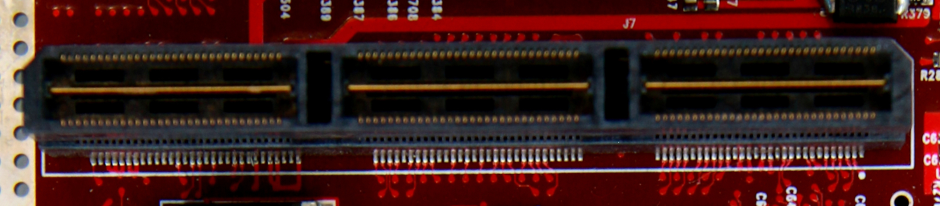
#> input picture components/cpu_io_board/mezzanine-180pos.JPG, 1880 x 412 px (shown at 1/2 size); its folder holds only this picture in this run
$ python -i scan.py   (imports and definitions only)
#> lines starting #> are read from the running program, lines starting #| are printed output that depends on the picture; after the words box and inside, x2 and y2 are one past the last pixel; in counts of white or black regions, pixels touching at a corner belong together
"""
scan.py — PCB Bill of Materials extractor for the r1mx project.

Extracts component reference designators and visible part numbers from
high-resolution PCB photographs. Uses EasyOCR (primary, best accuracy),
Tesseract (fallback, zero-download), or both.

Produces a bom.csv per board and a master bom_master.csv at the repo root.

Usage:
    # Process all boards with EasyOCR (default)
    python -m toolkit.scan.py

    # Single board
    python -m toolkit.scan.py --board cpu_io_board

    # Use Tesseract instead
    python -m toolkit.scan.py --engine tesseract

    # Save preprocessed tiles for debugging
    python -m toolkit.scan.py --board sd_board --debug

    # Minimum confidence for EasyOCR results (0–1, default 0.4)
    python -m toolkit.scan.py --min-confidence 0.5
"""

from __future__ import annotations

import csv
import logging
import re
import sys
from pathlib import Path
from dataclasses import dataclass

import cv2
import numpy as np

from toolkit.paths import COMPONENTS_DIR, REPO_ROOT

# [5 lines not run here, left out]
log = logging.getLogger(__name__)

# ---------------------------------------------------------------------------
# Configuration
# ---------------------------------------------------------------------------

# Image extensions to process (exclude .RW2 raw files)
IMAGE_EXTS = {".jpg", ".jpeg", ".png", ".JPG", ".PNG"}

# Tile configuration — smaller tiles give more effective zoom for tiny silkscreen text
TILE_SIZE_EASYOCR = 512
TILE_SIZE_TESSERACT = 1024
TILE_OVERLAP = 100

# Minimum tile dimension to bother OCR-ing
MIN_TILE_DIM = 128

# ---------------------------------------------------------------------------
# Reference designator patterns
# ---------------------------------------------------------------------------

# Standard EIA reference designator prefixes
_REF_PREFIXES = (
    r"IC|U|R|C|L|D|Q|T|F|Y|X|SW|J|P|CN|TP|CR|TR|BT|RN|VR|FB|BR|MH|MP|"
    r"DS|LED|M|E|SP|A|K|G|H|S|Z|W|V|N|FD|ZD|TVS|MOV|NTC|PTC"
)

# Matches: U7, R273, C12B, IC3, TP14, RN5, etc.
REF_PATTERN = re.compile(
    rf"\b(?:{_REF_PREFIXES})\d{{1,5}}[A-Z]?\b", re.IGNORECASE
)

# Generic part-number-like strings (4+ chars, mix of letters/digits/hyphens)
PARTNUM_PATTERN = re.compile(r"\b[A-Z0-9][A-Z0-9\-]{3,20}\b")

# Tokens that are clearly noise (pure noise, too generic, or hex addresses)
NOISE_PATTERN = re.compile(r"^(EE+|[0-9A-F]{6,}|[EIOU]{3,}|(.)\2{3,})$", re.IGNORECASE)

# Common English words that slip through as "part numbers" — not exhaustive
# but catches the most frequent false positives from OCR on PCB backgrounds.
_COMMON_WORDS = {
    "ACETATE", "ACTER", "ADIT", "AHEM", "AIRED", "ALATE", "AMAS",
    "AREA", "AERO", "ACRE", "AGES", "AIDE", "AIMS", "AIRS", "ALSO",
    "AMID", "AMOK", "AMPS", "ANTI", "ANTS", "ARCH", "ARCS", "ARMS",
    "ARMY", "ARTS", "ATOM", "ATOP", "AUNT", "AXES", "AXIS", "BACK",
    "BADE", "BAIL", "BAKE", "BALD", "BALE", "BALL", "BAND", "BANE",
    "BANK", "BARE", "BARK", "BARN", "BASE", "BASH", "BASK", "BASS",
    "BATH", "BATS", "BEAD", "BEAM", "BEAN", "BEAR", "BEAT", "BEEN",
    "BELT", "BEST", "BIAS", "BITE", "BITS", "BLOB", "BOND", "BONE",
    "BOOK", "BOOT", "BORE", "BORN", "BOTH", "BUFF", "BULK", "BUMP",
    "BURN", "CALL", "CAME", "CAMP", "CAPS", "CARD", "CARE", "CART",
    "CASE", "CAST", "CAVE", "CELL", "CHIP", "CITE", "CLAD", "CLAM",
    "CLAP", "CLIP", "CODE", "COIL", "COLD", "COME", "COMP", "CONE",
    "COPY", "CORD", "CORE", "COST", "COUP", "CREW", "CROP", "CUBE",
    "DATA", "DATE", "DEAD", "DEAL", "DEAN", "DECK", "DEEP", "DEFT",
    "DESK", "DIAL", "DIES", "DIFF", "DIODE", "DISK", "DIST", "DIVE",
    "DONE", "DOSE", "DOTS", "DOVE", "DOWN", "DRAW", "DRIP", "DROP",
    "DRUM", "DUAL", "DUMP", "DUST", "EACH", "EARL", "EARN", "EAST",
    "EASY", "EDGE", "EMIT", "EPIC", "EVEN", "EVER", "EXIT", "EXPO",
    "FACE", "FACT", "FADE", "FAIL", "FAIR", "FALL", "FAME", "FARE",
    "FAST", "FATE", "FEAT", "FEED", "FEEL", "FEET", "FILE", "FILL",
    "FILM", "FIND", "FINE", "FIRE", "FIRM", "FISH", "FIST", "FLAG",
    "FLAT", "FLAW", "FLIP", "FLOW", "FOAM", "FOLD", "FONT", "FOOD",
    "FORK", "FORM", "FUSE", "GAIN", "GAME", "GATE", "GAVE", "GAZE",
    "GEAR", "GLOW", "GLUE", "GOAL", "GOLD", "GOLF", "GONE", "GOOD",
    "GRAB", "GRID", "GRIP", "GROW", "HALF", "HALL", "HALT", "HAND",
    "HANG", "HARD", "HARM", "HASH", "HEAD", "HEAT", "HELD", "HELP",
    "HIGH", "HINT", "HOME", "HOOK", "HOPE", "HOST", "HOUR", "HULL",
    "IDLE", "INCH", "INTO", "IRON", "ISLE", "ITEM", "JOIN", "JUMP",
    "KEEP", "KEYS", "KICK", "KILL", "KIND", "KING", "KNOT", "LACK",
    "LAKE", "LAMP", "LANE", "LAST", "LATE", "LEAD", "LEAK", "LEAN",
    "LEAP", "LEFT", "LESS", "LIFT", "LIKE", "LIME", "LINE", "LINK",
    "LIST", "LIVE", "LOAD", "LOCK", "LONG", "LOOK", "LOOP", "LOSS",
    "LOST", "LOUD", "LOVE", "LUMP", "MADE", "MAIL", "MAIN", "MAKE",
    "MANY", "MARK", "MASK", "MASS", "MAST", "MATE", "MATH", "MAZE",
    "MEAN", "MEET", "MELT", "MEMO", "MESH", "MILD", "MINE", "MINT",
    "MODE", "MOLE", "MORE", "MOST", "MUCH", "MUST", "NAIL", "NAME",
    "NEAR", "NECK", "NEED", "NEXT", "NICE", "NODE", "NONE", "NORM",
    "NOSE", "NOTE", "NULL", "OPEN", "OPTS", "OVER", "PACK", "PAGE",
    "PAID", "PAIR", "PALM", "PART", "PASS", "PAST", "PATH", "PEAK",
    "PICK", "PILE", "PINS", "PIPE", "PLAN", "PLAY", "PLUG", "PLUS",
    "POLE", "POLL", "POOL", "PORT", "POSE", "PULL", "PUMP", "PURE",
    "PUSH", "RACK", "RAIL", "RAMP", "RANG", "RANK", "RATE", "READ",
    "REAL", "REEF", "RELY", "REPO", "REST", "RISE", "RISK", "ROAD",
    "ROLE", "ROLL", "ROOF", "ROOM", "ROPE", "ROSE", "ROUT", "RULE",
    "RUNS", "SAFE", "SAID", "SAIL", "SALE", "SALT", "SAME", "SAND",
    "SAVE", "SCAN", "SEAL", "SEED", "SELF", "SELL", "SEND", "SETS",
    "SHED", "SHIP", "SHOP", "SHOT", "SHOW", "SIDE", "SIGN", "SINK",
    "SIZE", "SKIP", "SLAB", "SLAG", "SLIP", "SLOT", "SLOW", "SNAP",
    "SOIL", "SOLE", "SOME", "SORT", "SPAN", "SPIN", "SPOT", "SPUR",
    "STAR", "STAY", "STEM", "STEP", "STOP", "STUB", "SUIT", "SWAP",
    "TABS", "TAIL", "TAKE", "TALK", "TALL", "TANK", "TAPE", "TASK",
    "TEST", "TEXT", "THAN", "THAT", "THEM", "THEN", "THIN", "THIS",
    "TICK", "TIDE", "TIED", "TILT", "TIME", "TIPS", "TOLD", "TOLL",
    "TONE", "TOOL", "TOPS", "TOUR", "TOWN", "TRIM", "TRUE", "TUBE",
    "TUNE", "TURN", "TYPE", "UNIT", "UNTO", "UPON", "USED", "USER",
    "VARY", "VAST", "VEIN", "VERY", "VIEW", "VOID", "VOLT", "VOTE",
    "WATT", "WAVE", "WEAR", "WERE", "WHEN", "WIDE", "WIND", "WIRE",
    "WISE", "WITH", "WORD", "WORE", "WORK", "WRAP", "YARD", "YEAR",
    "ZERO", "ZONE",
}

# ---------------------------------------------------------------------------
# Data types
# ---------------------------------------------------------------------------


@dataclass(frozen=True)
class BomEntry:
    """Normalized OCR result for either a reference designator or part number."""

    label: str
    ref_type: str
    x_mm: float = -1.0
    y_mm: float = -1.0
    confidence: float = 1.0
    source: str = ""
    board: str = ""
    engine: str = "easyocr"
    raw_text: str = ""
    x_px: int = -1
    y_px: int = -1

    # [53 lines left out: functions reference, source_image, _asdict, ref_type_from_designator, find_board_images, not called in this run]


# ---------------------------------------------------------------------------
# Image preprocessing
# ---------------------------------------------------------------------------


def preprocess(gray: np.ndarray) -> list[np.ndarray]:
    """
    Return a list of binary variants of the grayscale image suited for OCR.
    PCB silkscreen can be light-on-dark or dark-on-light depending on the
    board and camera exposure, so we try both polarities.
    """
    variants = []

    # Apply CLAHE to boost local contrast
    clahe = cv2.createCLAHE(clipLimit=3.0, tileGridSize=(8, 8))
    enhanced = clahe.apply(gray)

    # Otsu threshold — normal polarity
    _, otsu = cv2.threshold(enhanced, 0, 255, cv2.THRESH_BINARY + cv2.THRESH_OTSU)
    variants.append(otsu)

    # Otsu threshold — inverted (catches light silkscreen on dark board)
    _, otsu_inv = cv2.threshold(enhanced, 0, 255, cv2.THRESH_BINARY_INV + cv2.THRESH_OTSU)
    variants.append(otsu_inv)

    # Adaptive Gaussian threshold — handles uneven illumination
    adaptive = cv2.adaptiveThreshold(
        enhanced, 255, cv2.ADAPTIVE_THRESH_GAUSSIAN_C, cv2.THRESH_BINARY, 31, 10
    )
    variants.append(adaptive)

    return variants


# [15 lines left out: function tile_image, not called in this run]


# ---------------------------------------------------------------------------
# OCR engines
# ---------------------------------------------------------------------------

# Shared EasyOCR reader — lazy-initialised once per process
_easyocr_reader = None


# [271 lines left out: functions _get_easyocr_reader, ocr_with_easyocr, ocr_with_tesseract, normalize_ref, filter_tokens, process_image and 1 more, not called in this run]


# ---------------------------------------------------------------------------
# Output
# ---------------------------------------------------------------------------

BOM_FIELDS = ["board", "reference", "ref_type", "source_image", "engine",
              "raw_text", "x_px", "y_px"]


# [200 lines left out: functions write_board_bom, write_master_bom, rebuild_master_bom, process_warped_image, not called in this run]

>>> import cv2
>>> picture = cv2.imread('../../components/cpu_io_board/mezzanine-180pos.JPG', cv2.IMREAD_GRAYSCALE)
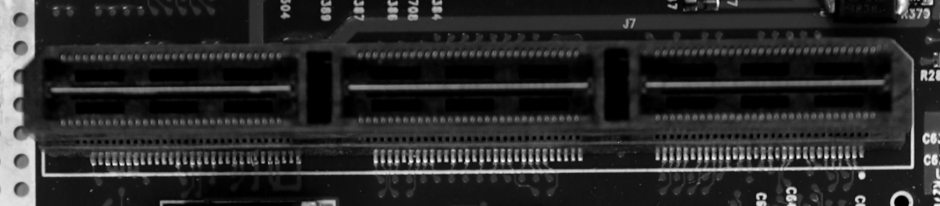
#> picture: shape (412, 1880) (shown at 1/2 size); min 0, max 255, mean 41.8
>>> result = preprocess(picture)
#> in preprocess, `enhanced = clahe.apply(gray)`:
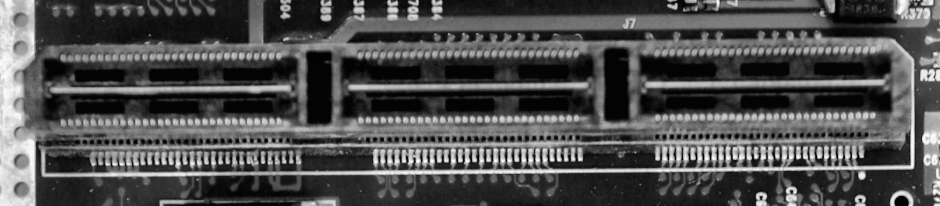
#> enhanced: shape (412, 1880) (shown at 1/2 size); min 0, max 255, mean 78.7
#> in preprocess, `_, otsu = cv2.threshold(enhanced, 0, 255, cv2.THRESH_BINARY + cv2.THRE..`:
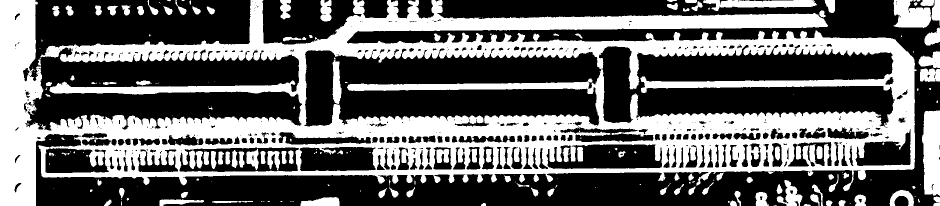
#> otsu: shape (412, 1880) (shown at 1/2 size); 39.9% white; 242 white regions (132 under 20 px), largest, box (x1, y1, x2, y2) and area: (0, 0, 1833, 412) 271642, (1844, 221, 1880, 392) 5424, (1787, 0, 1862, 56) 3152
#> in preprocess, `adaptive = cv2.adaptiveThreshold( enhanced, 255, cv2.ADAPTIVE_THRESH_G..`:
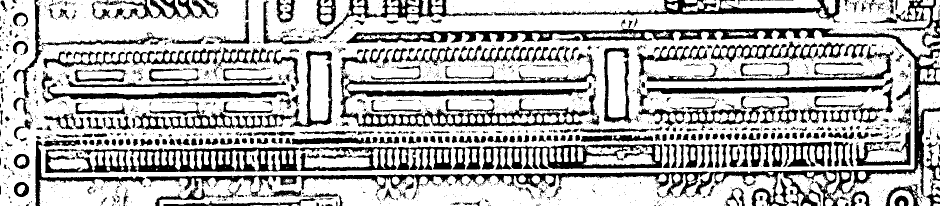
#> adaptive: shape (412, 1880) (shown at 1/2 size); 71.4% white; 1894 black regions (1445 under 20 px), largest, box (x1, y1, x2, y2) and area: (692, 56, 1880, 412) 26693, (292, 343, 1419, 412) 12556, (90, 295, 599, 346) 12212
#> result = 3 items
